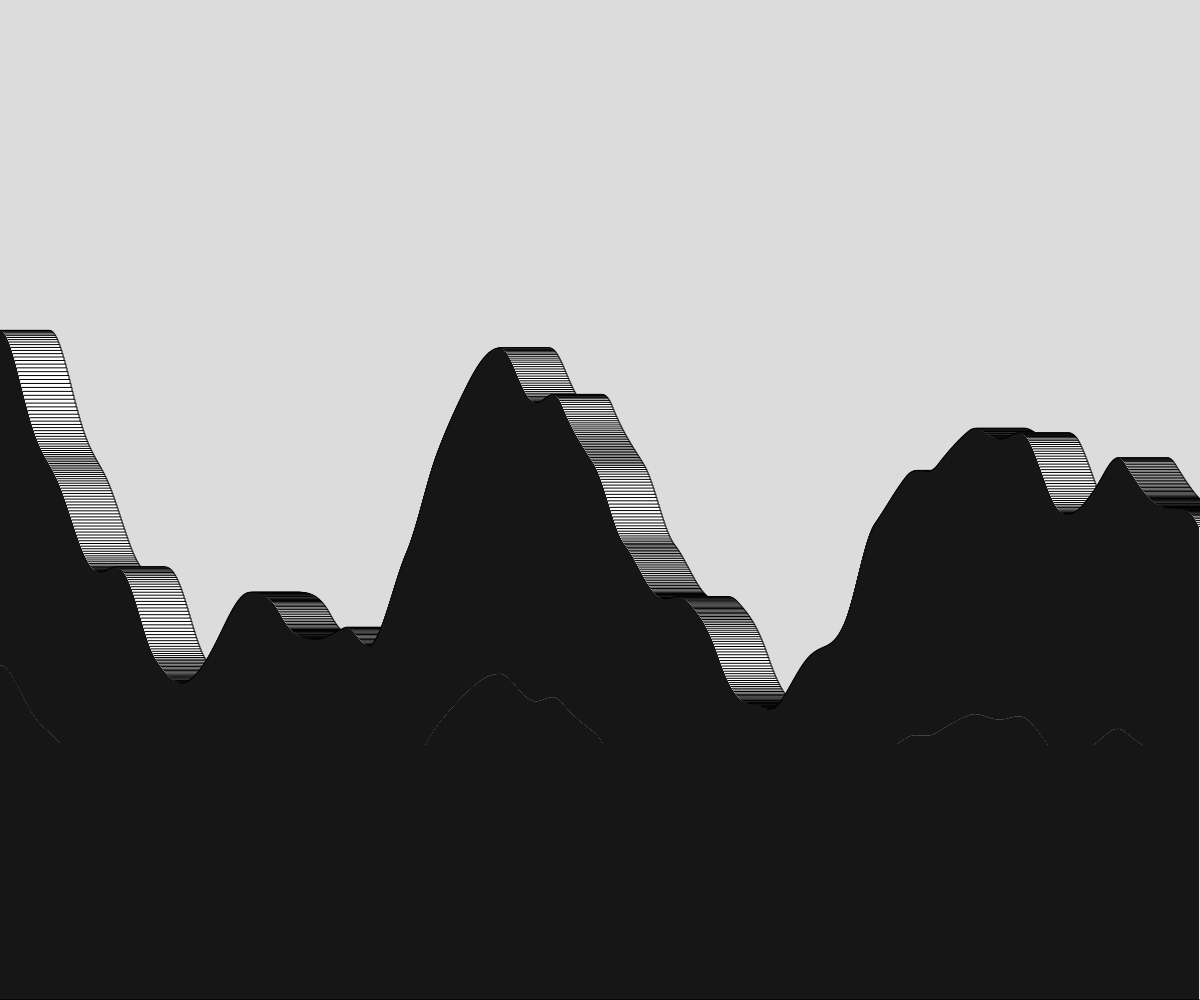
Frame 1 (no input)
Frame 60 (no input): identical to frame 1, image omitted
Frame 120 (the mouse pressed at the canvas centre since frame 60): identical to frame 1, image omitted

The p5.js sketch that drew this single still picture (run headless with seeded random() and noise() and a simulated clock; from frame 60 on, the mouse is pressed at the canvas centre):

// p5.js sketch
// ── sketch.js
// Project Title
// Your Name
// Date
//
// Extra for Experts:
// - describe what you did to take this project "above and beyond"

let terrain = [];
let xOffset = 0;

function setup() {
  createCanvas(windowWidth, windowHeight);
  spawnRect();
}

function draw() {
  background(220);


  for (let i = xOffset; i < xOffset + width; i++){
    rect(terrain[i].x - xOffset, height - terrain[i].height, 50, terrain[i].height);
  }

  if (keyIsDown(RIGHT_ARROW)) {
    xOffset += 3;
  }
  if (keyIsDown(LEFT_ARROW)) {
    if (xOffset > 3) {
      xOffset -= 3;
    }
    
  }

}

function spawnRect() {
  let time = 0;
  for (let x = 0; x < 20000; x++) {
    let h = noise(time)*height;
    let thisRect = {
      x: x,
      height: h,
    };
    terrain.push(thisRect);
    time += 0.004;
  }
  
 
}
